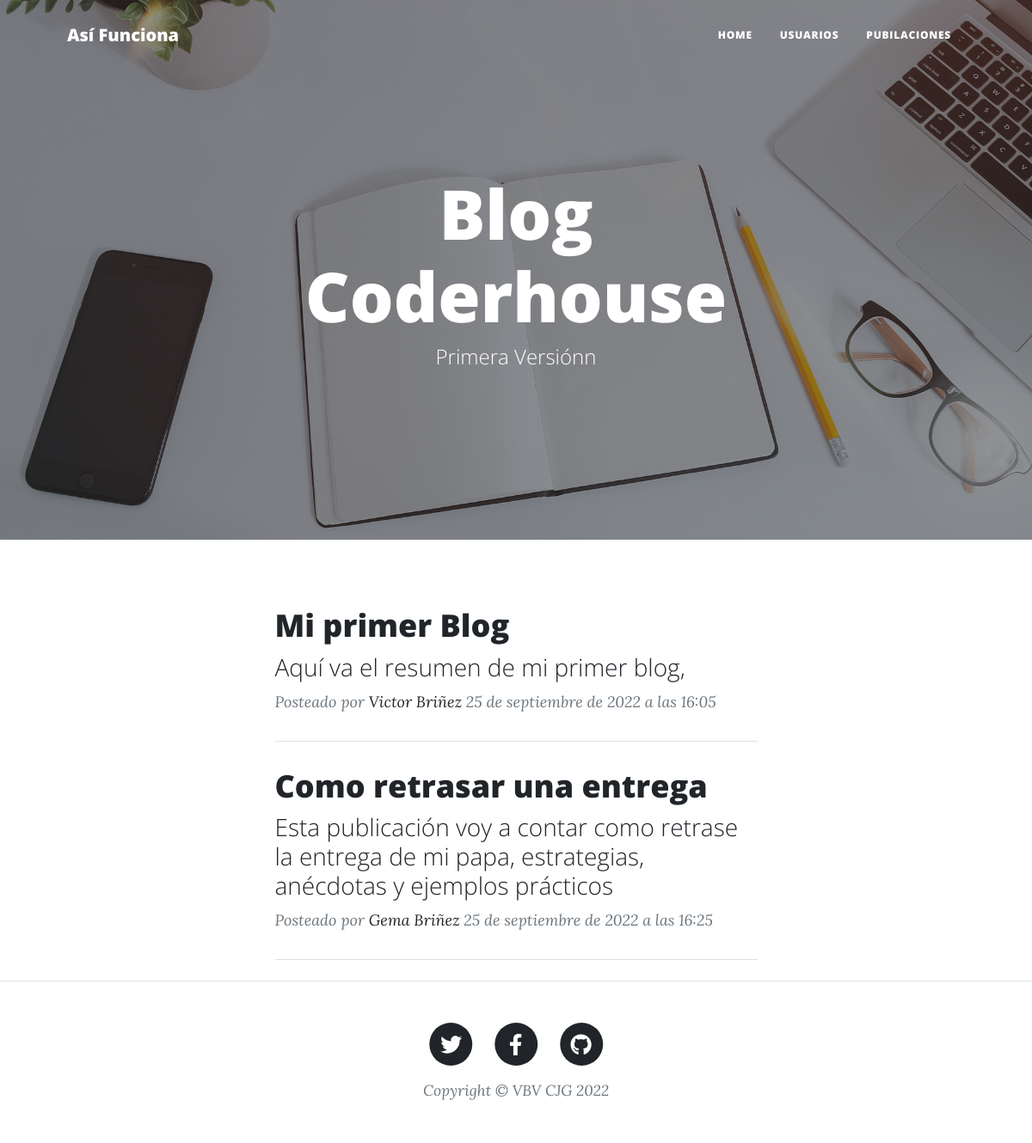
The page / on the database its author committed.
### blog/models.py (models this page shows, shortened)
class Publicaciones (models.Model):
    id_publicaciones=models.AutoField(primary_key=True)
    titulo=models.CharField(max_length=50)
    resumen=models.CharField(max_length=100, null=TRUE)
    contenido=models.CharField(max_length=255,null=TRUE)
    id_categoria=models.IntegerField()
    id_usuario=models.IntegerField()
    fecha=models.DateTimeField(auto_now=TRUE,null=TRUE)

class Usuario(models.Model):
    id_usuario=models.IntegerField(primary_key=True)
    nombre=models.CharField(max_length=50)
    apellido=models.CharField(max_length=50)
    correo=models.EmailField()
    telefono=models.IntegerField()
    tipo=models.CharField(max_length=1)

### blog/views.py (the view)
# urls.py: 2. Add a URL to urlpatterns:  path('', views.home, name='home')
def home(request):
    publicaciones=Publicaciones.objects.all()
    usuarios=Usuario.objects.all()
    categoria=Categoria.objects.all()
    return render(request,"home.html",{"publicaciones":publicaciones,"usuarios":usuarios,"categoria":categoria})

### blog/templates/home.html
{% extends "base.html" %}
{% load static %}
{% block body %}
    <div class="container px-4 px-lg-5">
        <div class="row gx-4 gx-lg-5 justify-content-center">
            <div class="col-md-10 col-lg-8 col-xl-7">
                {% for n in publicaciones %}
                <div class="post-preview">
                    <a href="post.html">
                        <h2 class="post-title">{{n.titulo}}</h2>
                        <h3 class="post-subtitle">{{n.resumen}}</h3>
                    </a>
                    <p class="post-meta">
                        Posteado por
                        {% for m in usuarios %}
                            {% if m.id_usuario == n.id_usuario %}
                                <a href="#!"> {{m.nombre}} {{m.apellido}} </a>
                            {% endif %}
                        {% endfor %}
                        {{n.fecha}}
                    </p>
                </div>
                <hr class="my-4" />
                {% endfor %}
            </div>
        </div>
    </div>
{% endblock %}

### rows shown on the page
Publicaciones: titulo "Mi primer Blog", resumen "Aquí va el resumen de mi primer blog,", fecha "25 de septiembre de 2022 a las 16:05"
Usuario: nombre "Victor", apellido "Briñez"
Publicaciones: titulo "Como retrasar una entrega", resumen "Esta publicación voy a contar como retrase la entrega de mi papa, estrategias, anécdotas y ejemplos prácticos", fecha "25 de septiembre de 2022 a las 16:25"
Usuario: nombre "Gema", apellido "Briñez"
